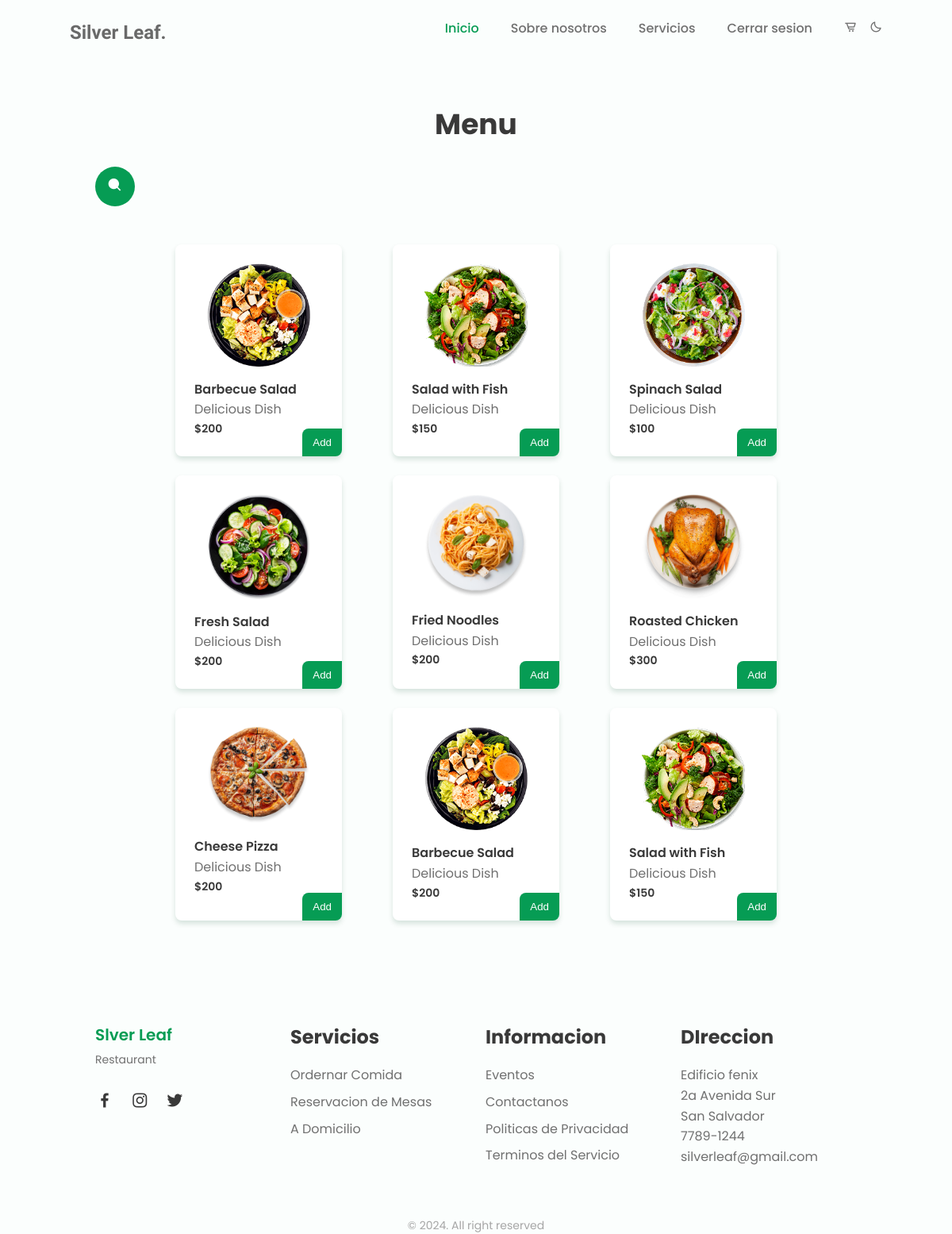
Screenshot of /menu (signed in) with the database file from the repository.
### restaurant/models.py (models this page shows, shortened)
class Item(db.Model):
    item_id = db.Column(db.Integer(), primary_key = True)
    name = db.Column(db.String(length = 30), nullable = False)
    description = db.Column(db.String(length = 50), nullable = False)
    price = db.Column(db.Integer(), nullable = False)
    source = db.Column(db.String(length = 30), nullable = False)
    orderer = db.Column(db.Integer(), db.ForeignKey('user.id'))  #used to store info regarding user's ordered item

### restaurant/routes.py (the view, shortened to what this page needs)
@app.route('/menu', methods = ['GET', 'POST'])
@login_required
def menu_page():
    add_form = AddForm()
    if request.method == 'GET':
        items = Item.query.all()
        return render_template('menu.html', items = items, add_form = add_form)

### restaurant/forms.py
class AddForm(FlaskForm):
    submit = SubmitField(label = 'Add')

### restaurant/models.py (called while the page is built)
@login_manager.user_loader
def load_user(user_id):
    return User.query.get(int(user_id))

### restaurant/templates/menu.html (shortened to what this page needs)
<!DOCTYPE html>
<html lang="en">
    <head>
        <link href='https://cdn.jsdelivr.net/npm/boxicons@2.0.5/css/boxicons.min.css' rel='stylesheet'>
        <link rel= "stylesheet" type= "text/css" href= "{{ url_for('static',filename='styles/css/styles.css') }}">
    </head>
    <body>
    <header class="l-header" id="header">
        <nav class="nav bd-container">
            <a href="#" class="nav__logo"><h1>Silver Leaf.</h1></a>
            <div class="nav__menu" id="nav-menu">
                <ul class="nav__list">
                    <li class="nav__item"><a href="{{ url_for('home_page' )}}" class="nav__link active-link">Inicio</a></li>
                    <li class="nav__item"><a href="index.html#about" class="nav__link">Sobre nosotros</a></li>
                    <li class="nav__item"><a href="index.html#services" class="nav__link">Servicios</a></li>
                    {% if current_user.is_authenticated %}
                    <li class="nav__item"><a href="{{ url_for('logout') }}" class="nav__link">Cerrar sesion</a></li>
                    {% else %}
                    <li class="nav__item"><a href="{{ url_for('login_page') }}" class="nav__link">Iniciar sesion</a></li>
                    <li class="nav__item"><a href="{{ url_for('login_page') }}" class="nav__link">Registrarse</a></li>
                    {% endif %}
                    <li class="nav__item"><a href="{{ url_for('cart_page') }}" class="cart__button"><i class='bx bx-cart-alt'></i></a></li>
                    <li><i class='bx bx-moon change-theme' id="theme-button"></i></li>
                </ul>
            </div>
        </nav>
    </header>
<section class="menu section bd-container" id="menu">
    <h2 class="section-title">Menu</h2>
    <div class="search-box">
        <button class="btn-search"><i class='bx bxs-search'></i></button>
        <input type="text" class="input-search" placeholder="Search..">
      </div>
    <div class="menu__container bd-grid">
        {% for item in items %}
        <div class="menu__content">
            <img src="{{ url_for('static', filename = 'styles/img/'+item.source) }}" alt="" class="menu__img">
            <h3 class="menu__name">{{ item.name }}</h3>
            <span class = "menu_detail"> {{ item.description }} </span>
            <span class="menu__price">${{ item.price }}</span>
            <form method = 'POST'>
                {{ add_form.submit(class = 'button menu__button') }}
            </form>
        </div>
        {% endfor %}
    </div>
</section>
<footer class="footer section bd-container">
<div class="footer__container bd-grid">
    <div class="footer__content">
        <a href="{{ url_for('menu_page') }}" class="footer__logo">Slver Leaf</a>
        <span class="footer__description">Restaurant</span>
        <div>
            <a href="https://www.facebook.com/?locale=es_LA" class="footer__social"><i class='bx bxl-facebook'></i></a>
            <a href="https://www.instagram.com/?hl=es" class="footer__social"><i class='bx bxl-instagram'></i></a>
            <a href="https://x.com/?lang=es" class="footer__social"><i class='bx bxl-twitter'></i></a>
        </div>
    </div>
    <div class="footer__content">
        <h3 class="footer__title">Servicios</h3>
        <ul>
            <li><a href="{{ url_for('menu_page') }}" class="footer__link">Ordernar Comida</a></li>
            <li><a href="{{ url_for('table_page') }}" class="footer__link">Reservacion de Mesas</a></li>
            <li><a href="{{ url_for('track_page') }}" class="footer__link">A Domicilio</a></li>
        </ul>
    </div>
    <div class="footer__content">
        <h3 class="footer__title">Informacion</h3>
        <ul>
            <li><a href="#" class="footer__link">Eventos</a></li>
            <li><a href="https://wa.link/ct2vt4" class="footer__link">Contactanos</a></li>
            <li><a href="#" class="footer__link">Politicas de Privacidad</a></li>
            <li><a href="#" class="footer__link">Terminos del Servicio</a></li>
        </ul>
    </div>
    <div class="footer__content">
        <h3 class="footer__title">DIreccion</h3>
        <ul>
              <li>Edificio fenix</li>
              <li>2a Avenida Sur</li>
              <li>San Salvador</li>
              <li>7789-1244</li>
              <li>silverleaf@gmail.com</li>
        </ul>
    </div>
</div>
<p class="footer__copy">&#169; 2024. All right reserved</p>
</footer>
</body>
</html>

### rows the page displays
Item: source (picture), name "Barbecue Salad", description "Delicious Dish", price "200"
Item: source (picture), name "Salad with Fish", description "Delicious Dish", price "150"
Item: source (picture), name "Spinach Salad", description "Delicious Dish", price "100"
Item: source (picture), name "Fresh Salad", description "Delicious Dish", price "200"
Item: source (picture), name "Fried Noodles", description "Delicious Dish", price "200"
Item: source (picture), name "Roasted Chicken", description "Delicious Dish", price "300"
Item: source (picture), name "Cheese Pizza", description "Delicious Dish", price "200"
Item: source (picture), name "Barbecue Salad", description "Delicious Dish", price "200"
Item: source (picture), name "Salad with Fish", description "Delicious Dish", price "150"
